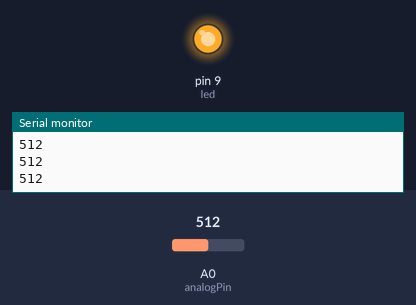
Recording of a sketch running on a simulated Arduino Uno, built with avr-gcc and run on an emulated ATmega328P. On the bench: output pins drawn as LEDs (lit = HIGH), the last lines printed to the serial monitor. Inputs (shaded band) come from the test bench; at power-on: A0 (analogPin) = 512.

Above: at 1.3 s.
1.4 s: A0 (analogPin) set to 487
At 2.2 s:
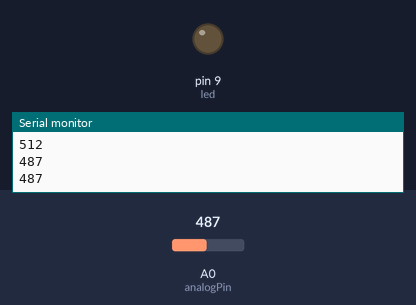
3.0 s: A0 (analogPin) set to 510
At 3.4 s:
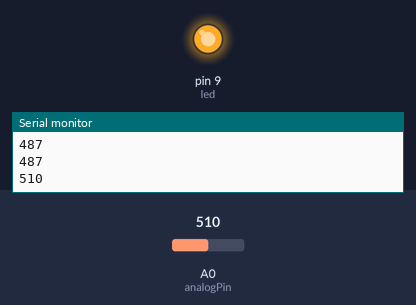
4.5 s: A0 (analogPin) set to 490
At 5.7 s:
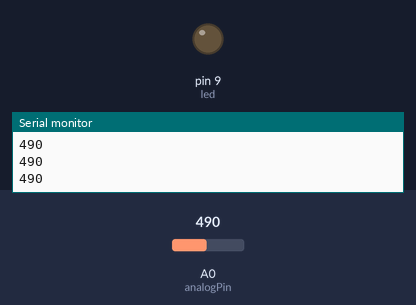
Timing chart, 0 to 7.5 s (numbered marks = the images above; inputs shaded):
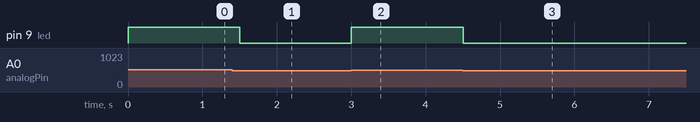

The sketch:

sketch_apr02b.ino
```cpp
int analogPin=0;
int led=9;
int val=0; //워터센서가 감지하는 전류 변화값을 저장한다.

void setup() {
  pinMode(led, OUTPUT);
  Serial.begin(9600);

}

void loop() {
  val=analogRead(analogPin);
  if(val>500) {
    digitalWrite(led, HIGH);
  } else if(val<500){
    digitalWrite(led, LOW);
  }
  Serial.println(val);
  delay(500);

}
```

Measured:
- the behaviour switches between 500 and 499 on A0 (analogPin) (found by bisection; images 0 and 1)
- after the input at 1.4 s, pin 9 (led): HIGH → LOW after 0.10 s
- after the input at 3.0 s, pin 9 (led): LOW → HIGH at once
- after the input at 4.5 s, pin 9 (led): HIGH → LOW at once
